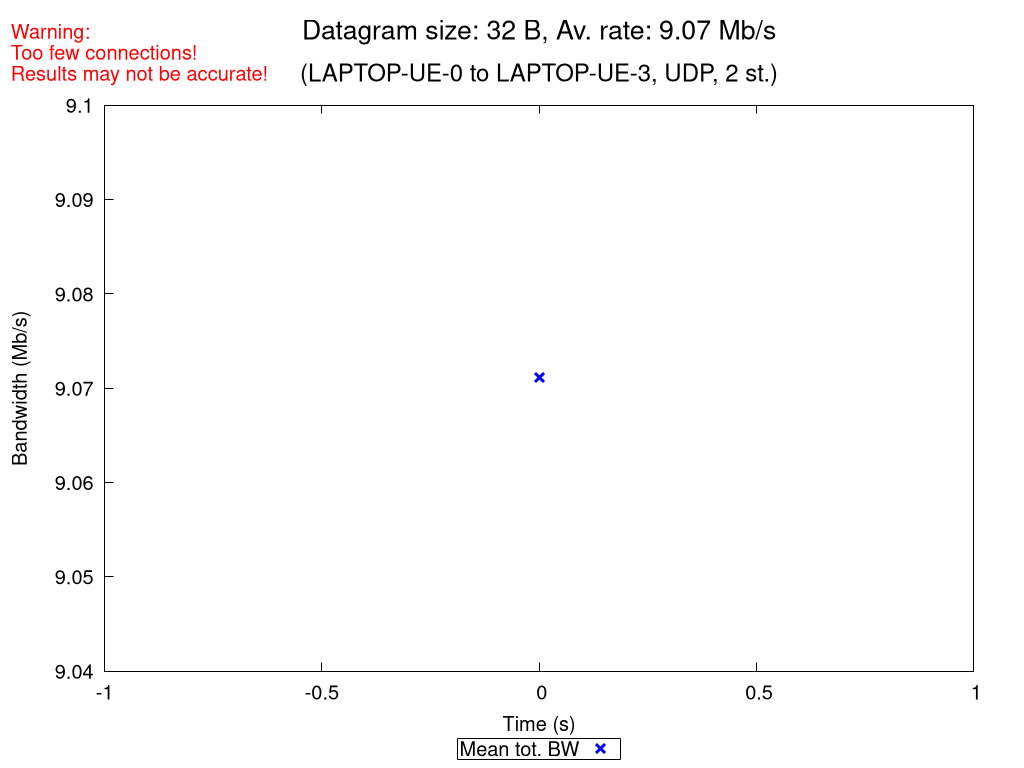

gnuplot code for this plot:
set terminal pngcairo nocrop enhanced size 1024,768 font "Verdana,15"
set output "UDP_2_st_2020_10_12_09-09-53_one2two_00032B.png"

set title "{/=20 Datagram size: 32 B, Av. rate: 9.07 Mb/s}\n\n{/=18 (LAPTOP-UE-0 to LAPTOP-UE-3, UDP, 2 st.)}"
set label "Warning:\nToo few connections!\nResults may not be accurate!" at screen 0.01, screen 0.96 tc rgb "red"

set xlabel "Time (s)"
set ylabel "Bandwidth (Mb/s)"
set ytics nomirror
set key bmargin center horizontal box samplen 1 width -1
set bmargin 4.6
set rmargin 4.5

rf = 1000000.0  # rate factor
set style fill transparent solid 0.2 noborder
set autoscale xfix
plot "UDP_2_st_2020_10_12_09-09-53_one2two_00032B_iperf_processed.dat" using 1:($2/rf-$3/rf):($2/rf+$3/rf) with filledcurves lc rgb "blue" notitle, \
     "" using 1:($2/rf) with points pt 2 ps 1.5 lw 3 lc rgb "blue" title "Mean tot. BW", \
